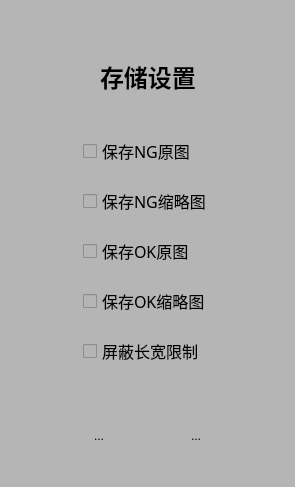
<?xml version="1.0" encoding="UTF-8"?>
<ui version="4.0">
 <class>Configsave</class>
 <widget class="QDialog" name="Configsave">
  <property name="geometry">
   <rect>
    <x>0</x>
    <y>0</y>
    <width>295</width>
    <height>487</height>
   </rect>
  </property>
  <property name="windowTitle">
   <string>保存设置</string>
  </property>
  <property name="styleSheet">
   <string notr="true">background-color: rgb(181, 181, 181);</string>
  </property>
  <layout class="QVBoxLayout" name="verticalLayout">
   <item>
    <widget class="QWidget" name="widget" native="true">
     <property name="maximumSize">
      <size>
       <width>16777215</width>
       <height>30</height>
      </size>
     </property>
     <layout class="QHBoxLayout" name="horizontalLayout_2">
      <item>
       <spacer name="horizontalSpacer_14">
        <property name="orientation">
         <enum>Qt::Horizontal</enum>
        </property>
        <property name="sizeHint" stdset="0">
         <size>
          <width>213</width>
          <height>9</height>
         </size>
        </property>
       </spacer>
      </item>
     </layout>
    </widget>
   </item>
   <item>
    <widget class="QWidget" name="widget_4" native="true">
     <property name="maximumSize">
      <size>
       <width>16777215</width>
       <height>60</height>
      </size>
     </property>
     <layout class="QHBoxLayout" name="horizontalLayout_3">
      <item>
       <spacer name="horizontalSpacer_15">
        <property name="orientation">
         <enum>Qt::Horizontal</enum>
        </property>
        <property name="sizeHint" stdset="0">
         <size>
          <width>71</width>
          <height>20</height>
         </size>
        </property>
       </spacer>
      </item>
      <item>
       <widget class="QLabel" name="label">
        <property name="font">
         <font>
          <family>黑体</family>
          <pointsize>18</pointsize>
          <weight>75</weight>
          <bold>true</bold>
         </font>
        </property>
        <property name="text">
         <string>存储设置</string>
        </property>
       </widget>
      </item>
      <item>
       <spacer name="horizontalSpacer_16">
        <property name="orientation">
         <enum>Qt::Horizontal</enum>
        </property>
        <property name="sizeHint" stdset="0">
         <size>
          <width>70</width>
          <height>20</height>
         </size>
        </property>
       </spacer>
      </item>
     </layout>
    </widget>
   </item>
   <item>
    <widget class="QWidget" name="widget_2" native="true">
     <layout class="QGridLayout" name="gridLayout">
      <item row="0" column="0">
       <spacer name="horizontalSpacer_2">
        <property name="orientation">
         <enum>Qt::Horizontal</enum>
        </property>
        <property name="sizeHint" stdset="0">
         <size>
          <width>57</width>
          <height>20</height>
         </size>
        </property>
       </spacer>
      </item>
      <item row="0" column="3">
       <spacer name="horizontalSpacer">
        <property name="orientation">
         <enum>Qt::Horizontal</enum>
        </property>
        <property name="sizeHint" stdset="0">
         <size>
          <width>57</width>
          <height>20</height>
         </size>
        </property>
       </spacer>
      </item>
      <item row="1" column="0">
       <spacer name="horizontalSpacer_4">
        <property name="orientation">
         <enum>Qt::Horizontal</enum>
        </property>
        <property name="sizeHint" stdset="0">
         <size>
          <width>57</width>
          <height>20</height>
         </size>
        </property>
       </spacer>
      </item>
      <item row="1" column="1" colspan="2">
       <widget class="QCheckBox" name="checkBox_2">
        <property name="font">
         <font>
          <family>微软雅黑 Light</family>
          <pointsize>12</pointsize>
         </font>
        </property>
        <property name="text">
         <string>保存NG缩略图</string>
        </property>
       </widget>
      </item>
      <item row="1" column="3">
       <spacer name="horizontalSpacer_3">
        <property name="orientation">
         <enum>Qt::Horizontal</enum>
        </property>
        <property name="sizeHint" stdset="0">
         <size>
          <width>57</width>
          <height>20</height>
         </size>
        </property>
       </spacer>
      </item>
      <item row="2" column="0">
       <spacer name="horizontalSpacer_6">
        <property name="orientation">
         <enum>Qt::Horizontal</enum>
        </property>
        <property name="sizeHint" stdset="0">
         <size>
          <width>57</width>
          <height>20</height>
         </size>
        </property>
       </spacer>
      </item>
      <item row="2" column="3">
       <spacer name="horizontalSpacer_5">
        <property name="orientation">
         <enum>Qt::Horizontal</enum>
        </property>
        <property name="sizeHint" stdset="0">
         <size>
          <width>57</width>
          <height>20</height>
         </size>
        </property>
       </spacer>
      </item>
      <item row="3" column="0">
       <spacer name="horizontalSpacer_8">
        <property name="orientation">
         <enum>Qt::Horizontal</enum>
        </property>
        <property name="sizeHint" stdset="0">
         <size>
          <width>57</width>
          <height>20</height>
         </size>
        </property>
       </spacer>
      </item>
      <item row="3" column="3">
       <spacer name="horizontalSpacer_7">
        <property name="orientation">
         <enum>Qt::Horizontal</enum>
        </property>
        <property name="sizeHint" stdset="0">
         <size>
          <width>57</width>
          <height>20</height>
         </size>
        </property>
       </spacer>
      </item>
      <item row="4" column="0">
       <spacer name="horizontalSpacer_9">
        <property name="orientation">
         <enum>Qt::Horizontal</enum>
        </property>
        <property name="sizeHint" stdset="0">
         <size>
          <width>57</width>
          <height>20</height>
         </size>
        </property>
       </spacer>
      </item>
      <item row="4" column="1" colspan="2">
       <widget class="QCheckBox" name="checkBox_5">
        <property name="font">
         <font>
          <family>微软雅黑 Light</family>
          <pointsize>12</pointsize>
         </font>
        </property>
        <property name="text">
         <string>屏蔽长宽限制</string>
        </property>
       </widget>
      </item>
      <item row="4" column="3">
       <spacer name="horizontalSpacer_10">
        <property name="orientation">
         <enum>Qt::Horizontal</enum>
        </property>
        <property name="sizeHint" stdset="0">
         <size>
          <width>57</width>
          <height>20</height>
         </size>
        </property>
       </spacer>
      </item>
      <item row="2" column="1" colspan="2">
       <widget class="QCheckBox" name="checkBox_3">
        <property name="font">
         <font>
          <family>微软雅黑 Light</family>
          <pointsize>12</pointsize>
         </font>
        </property>
        <property name="text">
         <string>保存OK原图</string>
        </property>
       </widget>
      </item>
      <item row="3" column="1" colspan="2">
       <widget class="QCheckBox" name="checkBox_4">
        <property name="font">
         <font>
          <family>微软雅黑 Light</family>
          <pointsize>12</pointsize>
         </font>
        </property>
        <property name="text">
         <string>保存OK缩略图</string>
        </property>
       </widget>
      </item>
      <item row="0" column="1" colspan="2">
       <widget class="QCheckBox" name="checkBox">
        <property name="font">
         <font>
          <family>微软雅黑 Light</family>
          <pointsize>12</pointsize>
         </font>
        </property>
        <property name="text">
         <string>保存NG原图</string>
        </property>
       </widget>
      </item>
     </layout>
    </widget>
   </item>
   <item>
    <widget class="QWidget" name="widget_3" native="true">
     <property name="maximumSize">
      <size>
       <width>16777215</width>
       <height>80</height>
      </size>
     </property>
     <layout class="QHBoxLayout" name="horizontalLayout">
      <item>
       <spacer name="horizontalSpacer_12">
        <property name="orientation">
         <enum>Qt::Horizontal</enum>
        </property>
        <property name="sizeHint" stdset="0">
         <size>
          <width>37</width>
          <height>20</height>
         </size>
        </property>
       </spacer>
      </item>
      <item>
       <widget class="QToolButton" name="toolButton">
        <property name="text">
         <string>...</string>
        </property>
        <property name="icon">
         <iconset>
          <normaloff>images/close_536px_1199468_easyicon.net.png</normaloff>images/close_536px_1199468_easyicon.net.png</iconset>
        </property>
        <property name="iconSize">
         <size>
          <width>50</width>
          <height>50</height>
         </size>
        </property>
        <property name="autoRaise">
         <bool>true</bool>
        </property>
       </widget>
      </item>
      <item>
       <spacer name="horizontalSpacer_11">
        <property name="orientation">
         <enum>Qt::Horizontal</enum>
        </property>
        <property name="sizeHint" stdset="0">
         <size>
          <width>38</width>
          <height>20</height>
         </size>
        </property>
       </spacer>
      </item>
      <item>
       <widget class="QToolButton" name="toolButton_2">
        <property name="text">
         <string>...</string>
        </property>
        <property name="icon">
         <iconset>
          <normaloff>images/approve_536px_1199463_easyicon.net.png</normaloff>images/approve_536px_1199463_easyicon.net.png</iconset>
        </property>
        <property name="iconSize">
         <size>
          <width>50</width>
          <height>50</height>
         </size>
        </property>
        <property name="autoRaise">
         <bool>true</bool>
        </property>
       </widget>
      </item>
      <item>
       <spacer name="horizontalSpacer_13">
        <property name="orientation">
         <enum>Qt::Horizontal</enum>
        </property>
        <property name="sizeHint" stdset="0">
         <size>
          <width>37</width>
          <height>20</height>
         </size>
        </property>
       </spacer>
      </item>
     </layout>
    </widget>
   </item>
  </layout>
 </widget>
 <resources/>
 <connections/>
</ui>
